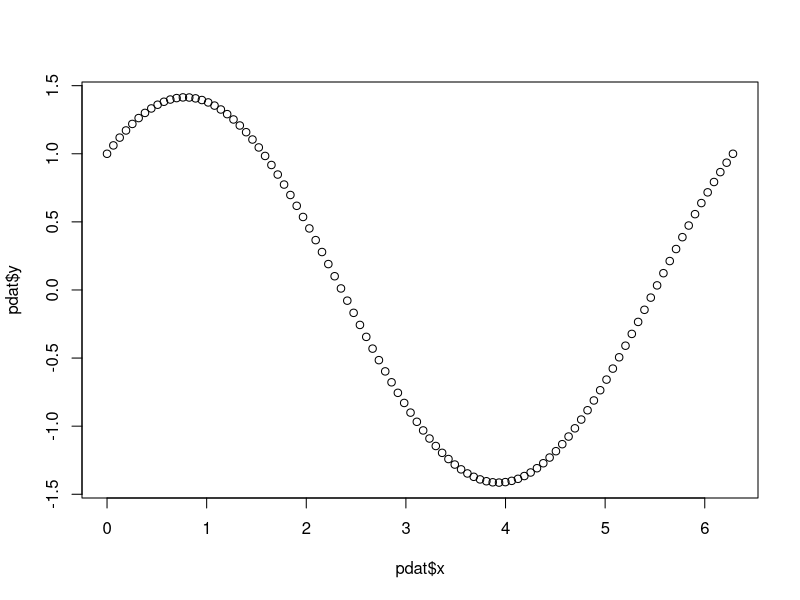

Write R code to recreate this figure. (Note: this script raises an error after producing the figure.)
# Optimize() translated into Javascript

# This is a translation of the R function optimize() from the original Fortran code given by the optimize() annotation
#  http://www.netlib.org/fmm/fmin.f (author(s) unstated)
# based on the Algol 60 procedure localmin in 
# Brent, R. (1973) Algorithms for Minimization without Derivatives. Englewood Cliffs N.J.: Prentice-Hall.

# This is an R implementation of the function, to make sure it is working correctly,
# before translating it again to javascript. Should be the same syntax except for 
# variable definition and 'continue' is the same as 'next' in R.

f <- function(x){ cos(x) + sin(x)}

# Initial parameter definition

optimize_js <- function(ax, bx, f, tol){
  # the squared inverse of the golden ratio
  c = 0.5 * (3.0 - sqrt(5.0)) 
  
  # eps is approximately the square root of the relative machine precision
  eps = 1.0
  tol1 = 1.0 + eps
  while (tol1 > 1.0) {   
    eps = eps/2.0
    tol1 = 1.0 + eps
  }
  eps = sqrt(eps)
  
  # initialization of variables 
  a = ax
  b = bx
  v = a + c*(b-a)
  w = v
  x = v
  e = 0
  fx = f(x)
  fv = fx
  fw = fx
  # main loop
  while(TRUE) {
    xm = 0.5*(a+b)
    tol1 = eps * abs(x) + tol/3.0
    tol2 = 2.0 * tol1
    
    #check stopping criterion
    if (abs(x - xm) <= (tol2 - 0.5*(b-a))){
      fmin = x
      break
    }
    
    # if necessary, perform golden section step to get d
    if(abs(e) <= tol1){       
      if(x >= xm) {e = a-x
      } else {e = b-x}
      d = c*e
      
      # else fit parabola
    } else {                  
      r = (x - w)*(fx - fv)
      q = (x - v)*(fx - fw)
      p = (x - v)*q - (x - w)*r
      q = 2.0*(q - r)
      if(q > 0) {p = -p}
      q = abs(q)
      r = e
      e = d
      
      # If parabola is acceptable, perform golden section step to get d
      if (abs(p) >= abs(0.5*q*r) | p <= q*(a-x) | p >= q*(b-x)){ 
        if(x >= xm) {e = a-x
        } else {e = b-x}
        d = c*e
        
        # else do parabolic interpolation to get d
      } else {
        d = p/q
        u = x + d
        # f must not be evaluated too close to ax or bx
        if( (u-a) < tol2 ) {d = tol1 * sign(xm-x)}
        if( (b-u) < tol2 ) {d = tol1 * sign(xm-x)} 
      } 
    }
    
    # f must not be evaluated too close to x
    if (abs(d) >= tol1) { u = x+d 
    } else { u = x + tol1*sign(d) }
    fu = f(u)
    
    # update values for a, b, v, w, and x, return to top
    if (fu > fx) {
      if (u < x) { a = u 
      } else { b = u }
      if (fu <= fw | w == x){
        v = w
        fv = fw
        w = u
        fw =fu
        #print("The problem is at B")
        next
      } else if (fu <= fv | v == x | v == w){
        v = u
        fv = fu
        #print("The problem is at C")
        next
      }
    } else {
      if( u >= x) { a=x 
      } else { b=x }
      v = w
      fv = fw
      w = x
      fw = fx
      x = u
      fx = fu
      #print("The problem is at D")
      next
    }
  }
  return(fmin)
}

solution <- optimize_js(0, 2*pi, f, 0.001)

pdat <- data.frame( x=seq(0, 2*pi, length.out = 100),
            y= NA)
pdat$y <- lapply(pdat$x, f)

plot(pdat$x, pdat$y)

### Run the focused_mds function with this optimization, see if you get the same results 
focused_mds2 <- function(m, focus) {
  
  obj_by_dist <- names(sort(dis[,focus]))  # sort points by distance to focus
  
  plotdata <- data.frame(r = dis[focus, obj_by_dist],  # order df by dist to focus
                         phi = NA,
                         xcoord = NA,
                         ycoord = NA,
                         row.names =obj_by_dist)
  
  plotdata <- as.matrix(plotdata)   # handling the plotdata as a matrix is much faster
  
  plotdata[1,c("phi","xcoord","ycoord")] <- 0         # To set focus at origin, set phi, x, and y at 0
  plotdata[2,"phi"] <- pi/2           # To set 2nd point on y axis, designate phi = pi/2
  plotdata[2,"xcoord"] <- plotdata[2,"r"] * cos(plotdata[2,"phi"]) 
  plotdata[2,"ycoord"] <- plotdata[2,"r"] * sin(plotdata[2,"phi"])
  
  new_point <- obj_by_dist[3]  # We begin optimizing on the third point
  
  stress <- function(phi){
    
    stress = 0
    j = 1                # the iteration variable
    
    # position of the new point, given the candidate phi
    xnew <- plotdata[new_point,"r"] * cos(phi)
    ynew <- plotdata[new_point,"r"] * sin(phi)
    
    # position of each of the previous points, iterating through the list of previously determined phis
    
    while (j < which(new_point == obj_by_dist)) {   
      
      xj <- plotdata[j,"xcoord"]
      yj <- plotdata[j,"ycoord"]
      
      Dij =  sqrt((xnew - xj)^2 + (ynew - yj)^2)
      stress = stress + (dis[obj_by_dist[j],new_point] - Dij)^2
      j = j + 1
    }
    return(stress)
  }
  
  k <- which(new_point == obj_by_dist)          # the numerical position of new_point in obj_by_dist
  
  while (k <= length(obj_by_dist)) {            # iterate through the list of points and optimize with stress()
    stress_res <- optimize_js(stress, c(0,2*pi))
    minvalue <- stress_res
    plotdata[new_point,"phi"] <- minvalue
    
    plotdata[new_point, "xcoord"] <- plotdata[new_point,"r"] * cos(plotdata[new_point,"phi"])
    plotdata[new_point, "ycoord"] <- plotdata[new_point,"r"] * sin(plotdata[new_point,"phi"])
    
    #phigrid <- seq(0, 2*pi, length.out = 100)
    #plot(phigrid,stress(phigrid))
    #abline(v = minvalue)
    #title(main= paste(new_point, "stress graph"))
    
    k = k + 1
    new_point <- obj_by_dist[k]
  }
  return(as.data.frame(plotdata))
}

# Set focus to 1st member in dis

focus <- row.names(dis)[1]

# Run focused mds

result2 <- focused_mds(dis,focus)

## Compare results
par(mfrow=c(1,2))
plot(result$xcoord, result$ycoord, main="Optimize() Results")
plot(result2$xcoord, result2$ycoord, main= "optimize_js Results")

result$phi == result$phi

# Yes!!!